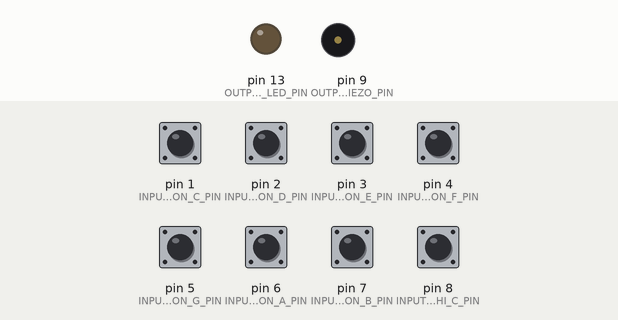
A sketch run on a simulated Arduino Uno, built with avr-gcc and run on an emulated ATmega328P. Parts: output pins drawn as LEDs (lit = HIGH), buzzer (waves = sounding). The inputs (shaded band) are chosen by the test bench; at power-on: pin 1 (INPUT_BUTTON_C_PIN), pin 2 (INPUT_BUTTON_D_PIN), pin 3 (INPUT_BUTTON_E_PIN), pin 4 (INPUT_BUTTON_F_PIN), pin 5 (INPUT_BUTTON_G_PIN), pin 6 (INPUT_BUTTON_A_PIN), pin 7 (INPUT_BUTTON_B_PIN), pin 8 (INPUT_BUTTON_HI_C_PIN) HIGH.

Above: at 1.2 s.
1.3 s: pin 1 (INPUT_BUTTON_C_PIN) pulled LOW for 0.15 s
At 1.37 s:
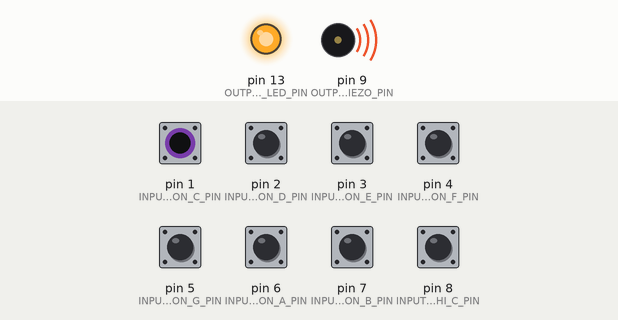
Timing chart, 0 to 4.3 s (numbered marks = the images above; inputs shaded):
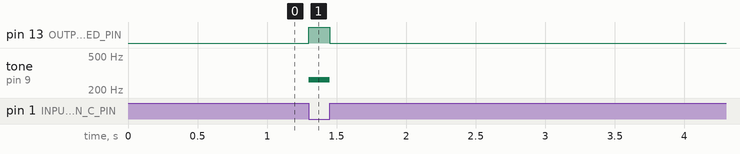

Measured:
- after the input at 1.3 s, pin 13 (OUTPUT_LED_PIN): LOW → HIGH at once, → LOW 0.15 s later; tone on pin 9 (OUTPUT_PIEZO_PIN): silent → 262 Hz at once, → silent 0.15 s later

The sketch:

piano.ino
```cpp
// Frequencies (in Hz) of our piano keys
// From: https://en.wikipedia.org/wiki/Piano_key_frequencies
// Looks like there are also constants built into the tone library
// https://github.com/bhagman/Tone#musical-notes
#define KEY_C 262  // 261.6256 Hz (middle C)
#define KEY_D 294  // 293.6648 Hz
#define KEY_E 330  // 329.6276 Hz
#define KEY_F 350  // 349.2282 Hz
#define KEY_G 392  // 391.9954 Hz
#define KEY_A 440  // 440.0000 Hz
#define KEY_B 494  // 493.8833 Hz
#define KEY_HI_C 524 // 523.2511 Hz

// I lay out my buttons like piano keys. So, lower frequencies on left
// and increasingly higher frequencies to the right
// Change this depending on how you've laid out your keys
const int INPUT_BUTTON_C_PIN = 1;
const int INPUT_BUTTON_D_PIN = 2;
const int INPUT_BUTTON_E_PIN = 3;
const int INPUT_BUTTON_F_PIN = 4;
const int INPUT_BUTTON_G_PIN = 5;
const int INPUT_BUTTON_A_PIN = 6;
const int INPUT_BUTTON_B_PIN = 7;
const int INPUT_BUTTON_HI_C_PIN = 8;

const int OUTPUT_PIEZO_PIN = 9;
const int OUTPUT_LED_PIN = LED_BUILTIN; // visual feedback on button press

// By default, we assume buttons are in pull-up configurations
// Switch the following to false and change INPUT_PULLUP belows
// to INPUT
const boolean _buttonsAreActiveLow = true;

void setup() {
  pinMode(INPUT_BUTTON_C_PIN, INPUT_PULLUP);
  pinMode(INPUT_BUTTON_D_PIN, INPUT_PULLUP);
  pinMode(INPUT_BUTTON_E_PIN, INPUT_PULLUP);
  pinMode(INPUT_BUTTON_F_PIN, INPUT_PULLUP);
  pinMode(INPUT_BUTTON_G_PIN, INPUT_PULLUP);
  pinMode(INPUT_BUTTON_A_PIN, INPUT_PULLUP);
  pinMode(INPUT_BUTTON_B_PIN, INPUT_PULLUP);
  pinMode(INPUT_BUTTON_HI_C_PIN, INPUT_PULLUP);
  pinMode(OUTPUT_PIEZO_PIN, OUTPUT);
  pinMode(OUTPUT_LED_PIN, OUTPUT);
}

void loop() {

  // tone() generates a square wave of the specified frequency (and 50% duty cycle) on a pin.
  // A duration can be specified, otherwise the wave continues until a call to noTone().
  // See: https://www.arduino.cc/reference/en/language/functions/advanced-io/tone/
  //
  // Check each button to see if they're pressed. If so, play the corresponding note
  // We can only play one tone at a time, hence the massive if/else block
  if(isButtonPressed(INPUT_BUTTON_C_PIN)){
    tone(OUTPUT_PIEZO_PIN, KEY_C);
  }else if(isButtonPressed(INPUT_BUTTON_D_PIN)){
    tone(OUTPUT_PIEZO_PIN, KEY_D);
  }else if(isButtonPressed(INPUT_BUTTON_E_PIN)){
    tone(OUTPUT_PIEZO_PIN, KEY_E);
  }else if(isButtonPressed(INPUT_BUTTON_F_PIN)){
    tone(OUTPUT_PIEZO_PIN, KEY_F);
  }else if(isButtonPressed(INPUT_BUTTON_G_PIN)){
    tone(OUTPUT_PIEZO_PIN, KEY_G);
  }else if(isButtonPressed(INPUT_BUTTON_A_PIN)){
    tone(OUTPUT_PIEZO_PIN, KEY_A);
  }else if(isButtonPressed(INPUT_BUTTON_B_PIN)){
    tone(OUTPUT_PIEZO_PIN, KEY_B);
  }else if(isButtonPressed(INPUT_BUTTON_HI_C_PIN)){
    tone(OUTPUT_PIEZO_PIN, KEY_HI_C);
  }else{
    noTone(OUTPUT_PIEZO_PIN); // turn off the waveform
    digitalWrite(OUTPUT_LED_PIN, LOW);
  }
}

boolean isButtonPressed(int btnPin){
  int btnVal = digitalRead(btnPin);
  if(_buttonsAreActiveLow && btnVal == LOW){
    // button is hooked up with pull-up resistor
    // and is in a pressed state
    digitalWrite(OUTPUT_LED_PIN, HIGH);
    return true;
  }else if(!_buttonsAreActiveLow && btnVal == HIGH){
    // button is hooked up with a pull-down resistor
    // and is in a pressed state
    digitalWrite(OUTPUT_LED_PIN, HIGH);
    return true;
  }

  // button is not pressed
  return false;
}
```
